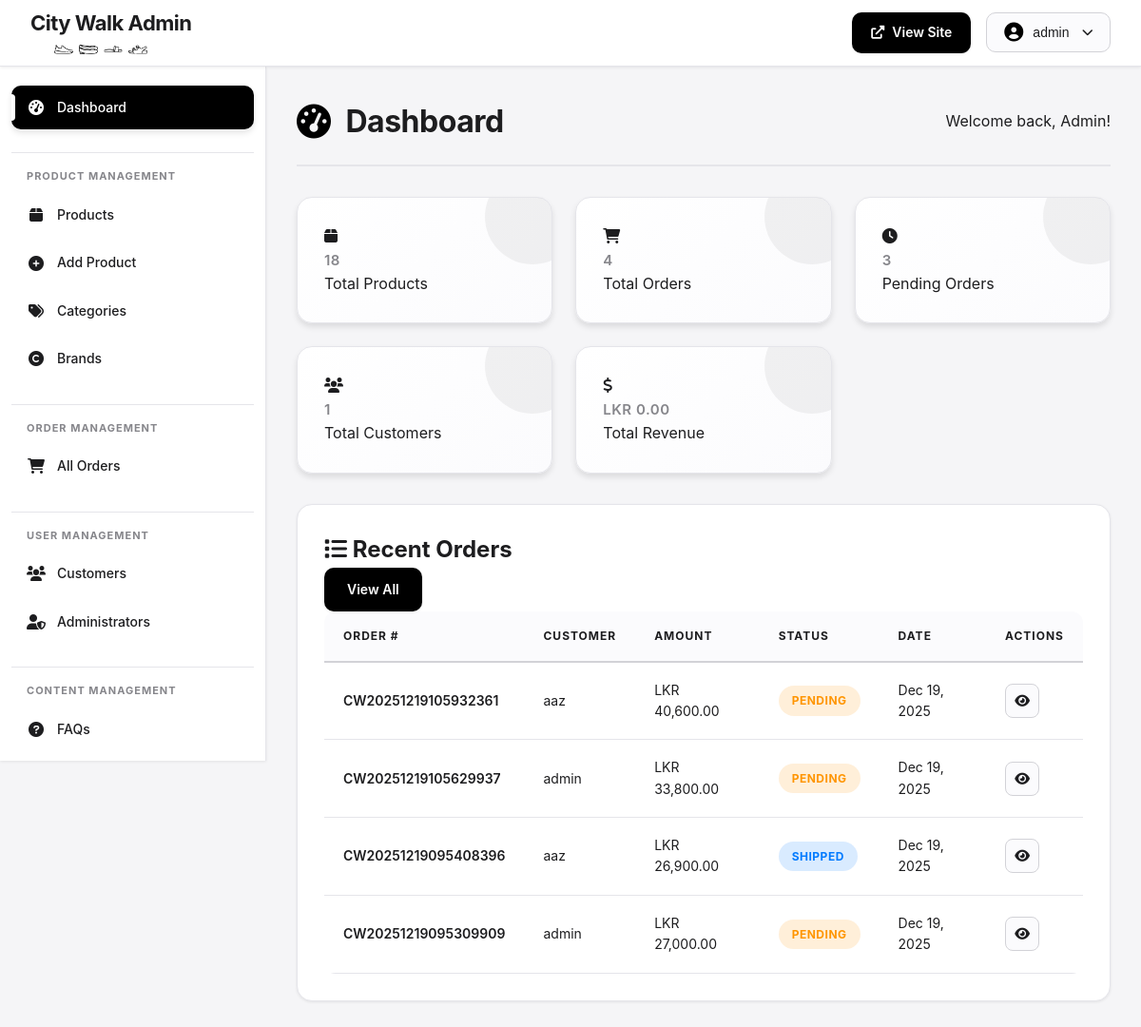
/city-walk--FINAL/admin/index.php (signed in), run on the app's committed database.
### tables this page shows
CREATE TABLE `orders` (
  `order_id` int(11) NOT NULL,
  `user_id` int(11) NOT NULL,
  `order_number` varchar(50) NOT NULL,
  `total_amount` decimal(10,2) NOT NULL,
  `subtotal` decimal(10,2) DEFAULT NULL,
  `shipping_cost` decimal(10,2) DEFAULT 0.00,
  `tax_amount` decimal(10,2) DEFAULT 0.00,
  `discount_amount` decimal(10,2) DEFAULT 0.00,
  `order_status` enum('pending','confirmed','processing','shipped','delivered','cancelled','refunded') DEFAULT 'pending',
  `payment_status` enum('pending','paid','failed','refunded') DEFAULT 'pending',
  `payment_method` varchar(50) DEFAULT NULL,
  `shipping_address` text NOT NULL,
  `billing_address` text DEFAULT NULL,
  `customer_name` varchar(100) NOT NULL,
  `customer_email` varchar(100) NOT NULL,
  `customer_phone` varchar(20) NOT NULL,
  `courier_name` varchar(100) DEFAULT NULL,
  `tracking_number` varchar(100) DEFAULT NULL,
  `admin_notes` text DEFAULT NULL,
  `customer_notes` text DEFAULT NULL,
  `created_at` timestamp NOT NULL DEFAULT current_timestamp(),
  `updated_at` timestamp NOT NULL DEFAULT current_timestamp() ON UPDATE current_timestamp(),
  `shipped_at` timestamp NULL DEFAULT NULL,
  `delivered_at` timestamp NULL DEFAULT NULL
);

CREATE TABLE `users` (
  `user_id` int(11) NOT NULL,
  `username` varchar(50) NOT NULL,
  `email` varchar(100) NOT NULL,
  `password_hash` varchar(255) NOT NULL,
  `first_name` varchar(50) NOT NULL,
  `last_name` varchar(50) NOT NULL,
  `phone` varchar(20) DEFAULT NULL,
  `address` text DEFAULT NULL,
  `city` varchar(50) DEFAULT NULL,
  `postal_code` varchar(10) DEFAULT NULL,
  `user_type` enum('customer','admin') DEFAULT 'customer',
  `status` enum('active','inactive','suspended') DEFAULT 'active',
  `created_at` timestamp NOT NULL DEFAULT current_timestamp(),
  `updated_at` timestamp NOT NULL DEFAULT current_timestamp() ON UPDATE current_timestamp(),
  `last_login` timestamp NULL DEFAULT NULL
);

### city-walk--FINAL/admin/index.php (the view, shortened to what this page needs)
<?php
$db = getDB();
$stats = [];
$stmt = $db->query("SELECT COUNT(*) as count FROM products WHERE status = 'active'");
$stats['total_products'] = $stmt->fetch()['count'];
$stmt = $db->query("SELECT COUNT(*) as count FROM orders");
$stats['total_orders'] = $stmt->fetch()['count'];
$stmt = $db->query("SELECT COUNT(*) as count FROM orders WHERE order_status = 'pending'");
$stats['pending_orders'] = $stmt->fetch()['count'];
$stmt = $db->query("SELECT COUNT(*) as count FROM users WHERE user_type = 'customer'");
$stats['total_customers'] = $stmt->fetch()['count'];
$stmt = $db->query("SELECT COALESCE(SUM(total_amount), 0) as revenue FROM orders WHERE payment_status = 'paid'");
$stats['total_revenue'] = $stmt->fetch()['revenue'];
$stmt = $db->prepare("SELECT o.*, u.username, u.email FROM orders o LEFT JOIN users u ON o.user_id = u.user_id ORDER BY o.created_at DESC LIMIT 10");
$stmt->execute();
$recent_orders = $stmt->fetchAll();
?>
<!DOCTYPE html>
<html lang="en">
<head>
    <link rel="stylesheet" href="../css/admin-styles.css">
    <link rel="stylesheet" href="https://cdnjs.cloudflare.com/ajax/libs/font-awesome/6.0.0/css/all.min.css">
</head>
<body>
    <?php include 'includes/header.php'; ?>
    <?php include 'includes/sidebar.php'; ?>
    <main class="admin-main">
        <div class="admin-container">
            <div class="page-header">
                <h1><i class="fas fa-tachometer-alt"></i> Dashboard</h1>
                <p>Welcome back, <?php echo htmlspecialchars($_SESSION['first_name']); ?>!</p>
            </div>
            <div class="stats-grid">
                <div class="stat-card">
                    <div class="stat-icon">
                        <i class="fas fa-box"></i>
                    </div>
                    <div class="stat-info">
                        <h3><?php echo number_format($stats['total_products']); ?></h3>
                        <p>Total Products</p>
                    </div>
                </div>
                <div class="stat-card">
                    <div class="stat-icon">
                        <i class="fas fa-shopping-cart"></i>
                    </div>
                    <div class="stat-info">
                        <h3><?php echo number_format($stats['total_orders']); ?></h3>
                        <p>Total Orders</p>
                    </div>
                </div>
                <div class="stat-card">
                    <div class="stat-icon" >
                        <i class="fas fa-clock"></i>
                    </div>
                    <div class="stat-info">
                        <h3><?php echo number_format($stats['pending_orders']); ?></h3>
                        <p>Pending Orders</p>
                    </div>
                </div>
                <div class="stat-card">
                    <div class="stat-icon" >
                        <i class="fas fa-users"></i>
                    </div>
                    <div class="stat-info">
                        <h3><?php echo number_format($stats['total_customers']); ?></h3>
                        <p>Total Customers</p>
                    </div>
                </div>
                <div class="stat-card">
                    <div class="stat-icon" >
                        <i class="fas fa-dollar-sign"></i>
                    </div>
                    <div class="stat-info">
                        <h3>LKR <?php echo number_format($stats['total_revenue'], 2); ?></h3>
                        <p>Total Revenue</p>
                    </div>
                </div>
            </div>
            <div class="admin-card">
                <div class="card-header">
                    <h2><i class="fas fa-list"></i> Recent Orders</h2>
                    <a href="orders.php" class="btn-primary-small">View All</a>
                </div>
                <div class="table-responsive">
                    <table class="admin-table">
                        <thead>
                            <tr>
                                <th>Order #</th>
                                <th>Customer</th>
                                <th>Amount</th>
                                <th>Status</th>
                                <th>Date</th>
                                <th>Actions</th>
                            </tr>
                        </thead>
                        <tbody>
                            <?php if (empty($recent_orders)): ?>
                                <tr>
                                    <td colspan="6" class="text-center">No orders found</td>
                                </tr>
                            <?php else: ?>
                                <?php foreach ($recent_orders as $order): ?>
                                    <tr>
                                        <td><strong><?php echo htmlspecialchars($order['order_number']); ?></strong></td>
                                        <td><?php echo htmlspecialchars($order['username'] ?? 'Guest'); ?></td>
                                        <td>LKR <?php echo number_format($order['total_amount'], 2); ?></td>
                                        <td>
                                            <span class="status-badge status-<?php echo $order['order_status']; ?>">
                                                <?php echo ucfirst($order['order_status']); ?>
                                            </span>
                                        </td>
                                        <td><?php echo date('M d, Y', strtotime($order['created_at'])); ?></td>
                                        <td>
                                            <a href="order-details.php?id=<?php echo $order['order_id']; ?>" class="btn-action" title="View Details">
                                                <i class="fas fa-eye"></i>
                                            </a>
                                        </td>
                                    </tr>
                                <?php endforeach; ?>
                            <?php endif; ?>
                        </tbody>
                    </table>
                </div>
            </div>
        </div>
    </main>
</body>
</html>

### city-walk--FINAL/admin/includes/header.php (shortened to what this page needs)
<header class="admin-header">
    <div class="admin-header-content">
        <div class="admin-logo">
            <a href="index.php">
                <span>City Walk Admin</span>
            </a>
            <div style="display: flex; gap: 6px; margin-left: 25px;">
                <img src="../assets/icons/womens.png" alt="Women" style="width: 20px; height: 20px; object-fit: contain;">
                <img src="../assets/icons/flat-shoes.png" alt="Shoes" style="width: 20px; height: 20px; object-fit: contain;">
                <img src="../assets/icons/slippers.png" alt="Slippers" style="width: 20px; height: 20px; object-fit: contain;">
                <img src="../assets/icons/sandal.png" alt="Sandals" style="width: 20px; height: 20px; object-fit: contain;">
            </div>
        </div>
        <div class="admin-header-actions">
            <a href="../index.php" class="btn-view-site" target="_blank">
                <i class="fas fa-external-link-alt"></i>
                <span>View Site</span>
            </a>
            <div class="admin-user-menu">
                <button class="admin-user-btn" id="admin-user-btn">
                    <i class="fas fa-user-circle"></i>
                    <span><?php echo htmlspecialchars($_SESSION['username']); ?></span>
                    <i class="fas fa-chevron-down"></i>
                </button>
            </div>
        </div>
    </div>
</header>

### city-walk--FINAL/admin/includes/sidebar.php (shortened to what this page needs)
<aside class="admin-sidebar" id="admin-sidebar">
    <nav class="sidebar-nav">
        <ul class="sidebar-menu">
            <li>
                <a href="index.php" class="<?php echo basename($_SERVER['PHP_SELF']) == 'index.php' ? 'active' : ''; ?>">
                    <i class="fas fa-tachometer-alt"></i>
                    <span>Dashboard</span>
                </a>
            </li>
            <li class="sidebar-section">
                <h4 class="sidebar-section-title">Product Management</h4>
            </li>
            <li>
                <a href="products.php" class="<?php echo basename($_SERVER['PHP_SELF']) == 'products.php' ? 'active' : ''; ?>">
                    <i class="fas fa-box"></i>
                    <span>Products</span>
                </a>
            </li>
            <li>
                <a href="add-product.php" class="<?php echo basename($_SERVER['PHP_SELF']) == 'add-product.php' ? 'active' : ''; ?>">
                    <i class="fas fa-plus-circle"></i>
                    <span>Add Product</span>
                </a>
            </li>
            <li>
                <a href="categories.php" class="<?php echo basename($_SERVER['PHP_SELF']) == 'categories.php' ? 'active' : ''; ?>">
                    <i class="fas fa-tags"></i>
                    <span>Categories</span>
                </a>
            </li>
            <li>
                <a href="brands.php" class="<?php echo basename($_SERVER['PHP_SELF']) == 'brands.php' ? 'active' : ''; ?>">
                    <i class="fas fa-copyright"></i>
                    <span>Brands</span>
                </a>
            </li>
            <li class="sidebar-section">
                <h4 class="sidebar-section-title">Order Management</h4>
            </li>
            <li>
                <a href="orders.php" class="<?php echo basename($_SERVER['PHP_SELF']) == 'orders.php' ? 'active' : ''; ?>">
                    <i class="fas fa-shopping-cart"></i>
                    <span>All Orders</span>
                </a>
            </li>
            <li class="sidebar-section">
                <h4 class="sidebar-section-title">User Management</h4>
            </li>
            <li>
                <a href="customers.php" class="<?php echo basename($_SERVER['PHP_SELF']) == 'customers.php' ? 'active' : ''; ?>">
                    <i class="fas fa-users"></i>
                    <span>Customers</span>
                </a>
            </li>
            <li>
                <a href="admins.php" class="<?php echo basename($_SERVER['PHP_SELF']) == 'admins.php' ? 'active' : ''; ?>">
                    <i class="fas fa-user-shield"></i>
                    <span>Administrators</span>
                </a>
            </li>
            <li class="sidebar-section">
                <h4 class="sidebar-section-title">Content Management</h4>
            </li>
            <li>
                <a href="faqs.php" class="<?php echo basename($_SERVER['PHP_SELF']) == 'faqs.php' ? 'active' : ''; ?>">
                    <i class="fas fa-question-circle"></i>
                    <span>FAQs</span>
                </a>
            </li>
            <li>
                <a href="cms-pages.php" class="<?php echo basename($_SERVER['PHP_SELF']) == 'cms-pages.php' ? 'active' : ''; ?>">
                </a>
            </li>
        </ul>
    </nav>
</aside>

### data on the page
orders: order_id "3", user "1", order_number "CW20251219105629937", user.username "admin", total_amount "33,800.00", order_status "PENDING", created_at "Dec 19, 2025"
orders: order_number "CW20251219105932361", user.username "aaz", total_amount "40,600.00", order_status "PENDING", created_at "Dec 19, 2025"
orders: order_number "CW20251219095408396", user.username "aaz", total_amount "26,900.00", order_status "SHIPPED", created_at "Dec 19, 2025"
orders: order_number "CW20251219095309909", user.username "admin", total_amount "27,000.00", order_status "PENDING", created_at "Dec 19, 2025"

### other printed values
$_SESSION['username'] "admin"
$_SESSION['first_name'] "Admin"
$stats['total_products'] "18"
$stats['total_orders'] "4"
$stats['total_revenue'] "0.00"
